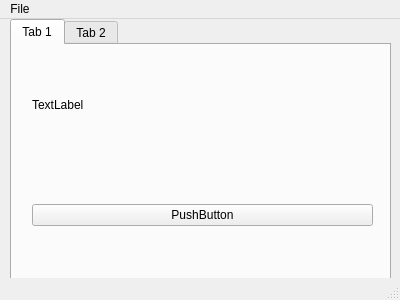
<?xml version="1.0" encoding="UTF-8"?>
<ui version="4.0">
 <class>MainWindow</class>
 <widget class="QMainWindow" name="MainWindow">
  <property name="geometry">
   <rect>
    <x>0</x>
    <y>0</y>
    <width>400</width>
    <height>300</height>
   </rect>
  </property>
  <property name="windowTitle">
   <string>MainWindow</string>
  </property>
  <widget class="QWidget" name="centralwidget">
   <widget class="QTabWidget" name="tabWidget">
    <property name="geometry">
     <rect>
      <x>10</x>
      <y>0</y>
      <width>381</width>
      <height>261</height>
     </rect>
    </property>
    <widget class="QWidget" name="tab">
     <attribute name="title">
      <string>Tab 1</string>
     </attribute>
     <widget class="QWidget" name="verticalLayoutWidget">
      <property name="geometry">
       <rect>
        <x>20</x>
        <y>130</y>
        <width>341</width>
        <height>80</height>
       </rect>
      </property>
      <layout class="QVBoxLayout" name="verticalLayout">
       <item>
        <widget class="QPushButton" name="pushButton">
         <property name="text">
          <string>PushButton</string>
         </property>
        </widget>
       </item>
      </layout>
     </widget>
     <widget class="QWidget" name="verticalLayoutWidget_2">
      <property name="geometry">
       <rect>
        <x>20</x>
        <y>20</y>
        <width>160</width>
        <height>80</height>
       </rect>
      </property>
      <layout class="QVBoxLayout" name="verticalLayout_2">
       <item>
        <widget class="QLabel" name="label">
         <property name="text">
          <string>TextLabel</string>
         </property>
        </widget>
       </item>
      </layout>
     </widget>
    </widget>
    <widget class="QWidget" name="tab_2">
     <attribute name="title">
      <string>Tab 2</string>
     </attribute>
    </widget>
   </widget>
  </widget>
  <widget class="QMenuBar" name="menubar">
   <property name="geometry">
    <rect>
     <x>0</x>
     <y>0</y>
     <width>400</width>
     <height>21</height>
    </rect>
   </property>
   <widget class="QMenu" name="menuFile">
    <property name="title">
     <string>File</string>
    </property>
    <addaction name="actionNew"/>
    <addaction name="actionExit"/>
   </widget>
   <addaction name="menuFile"/>
  </widget>
  <widget class="QStatusBar" name="statusbar"/>
  <action name="actionNew">
   <property name="text">
    <string>New</string>
   </property>
  </action>
  <action name="actionExit">
   <property name="text">
    <string>Exit</string>
   </property>
  </action>
 </widget>
 <resources/>
 <connections>
  <connection>
   <sender>pushButton</sender>
   <signal>clicked()</signal>
   <receiver>label</receiver>
   <slot>clear()</slot>
   <hints>
    <hint type="sourcelabel">
     <x>88</x>
     <y>207</y>
    </hint>
    <hint type="destinationlabel">
     <x>64</x>
     <y>71</y>
    </hint>
   </hints>
  </connection>
 </connections>
</ui>
